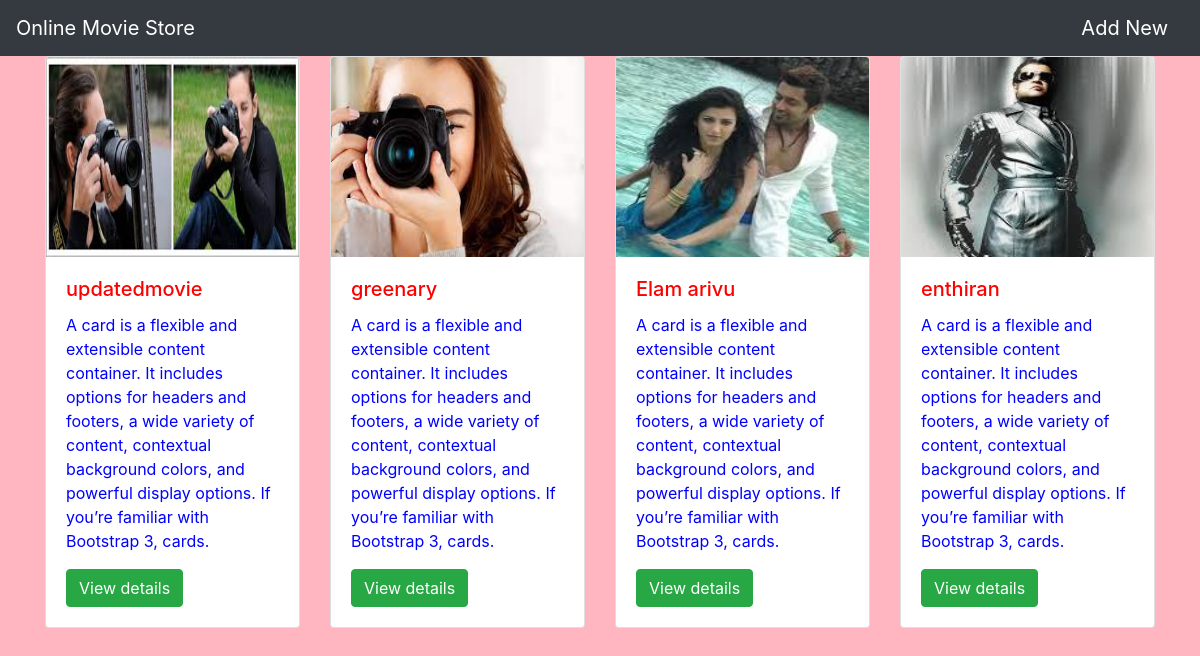
The page / on the database its author committed.
### movieapp/models.py (models this page shows, shortened)
class movie(models.Model):
    name=models.CharField(max_length=250)
    desc=models.TextField()
    year=models.IntegerField()
    img=models.ImageField(upload_to='gallery')

### movieapp/views.py (the view)
# urls.py: path('',views.index,name='index'),
def index(request):
    movies=movie.objects.all()
    context={'movie_list':movies}
    return render(request,"index.html",context)

### templates/index.html
{% extends 'base.html' %}
{% block body %}
<div class="container">
    <div class="row">
        {% for i in movie_list %}
        <div class="col-md-3">
            <div class="card">
  <img src="{{i.img.url}}" class="card-img-top" alt="..." height="200">
  <div class="card-body">
    <h5 class="card-title" style="color:red;">{{i.name}}</h5>
    <p class="card-text" style="color:blue;">{{i.desc}}.</p>
    <a href="{% url  'movieapp:detail' i.id %}" class="btn btn-success">View details</a>
  </div>
</div>
        </div>
        {% endfor %}
    </div>
</div>
{% endblock %}

### templates/base.html (shortened to what this page needs)
{% load static %}
<!DOCTYPE html>
<html lang="en">
<head>
    <link rel="stylesheet" href="https://cdn.jsdelivr.net/npm/bootstrap@4.0.0/dist/css/bootstrap.min.css">
    <link rel="stylesheet" href="{% static 'style.css' %}">
</head>
<body>
<nav class="navbar navbar-dark bg-dark">
  <a class="navbar-brand" href="#">
    Online Movie Store
  </a>
    <a class="navbar-brand" href="{% url  'movieapp:add_movie' %}">
   Add New
  </a>
</nav>
{% block body %}
{% endblock %}
</body>
</html>

### static/style.css (style rules this page uses)
body { background-color:lightpink; }

### rows shown on the page
movie: img (picture), name "updatedmovie", desc "A card is a flexible and extensible content container. It includes options for headers and footers, a wide variety of content, contextual background colors, and powerful display options. If you’re familiar with Bootstrap 3, cards"
movie: img (picture), name "greenary", desc "A card is a flexible and extensible content container. It includes options for headers and footers, a wide variety of content, contextual background colors, and powerful display options. If you’re familiar with Bootstrap 3, cards"
movie: img (picture), name "Elam arivu", desc "A card is a flexible and extensible content container. It includes options for headers and footers, a wide variety of content, contextual background colors, and powerful display options. If you’re familiar with Bootstrap 3, cards"
movie: img (picture), name "enthiran", desc "A card is a flexible and extensible content container. It includes options for headers and footers, a wide variety of content, contextual background colors, and powerful display options. If you’re familiar with Bootstrap 3, cards"
